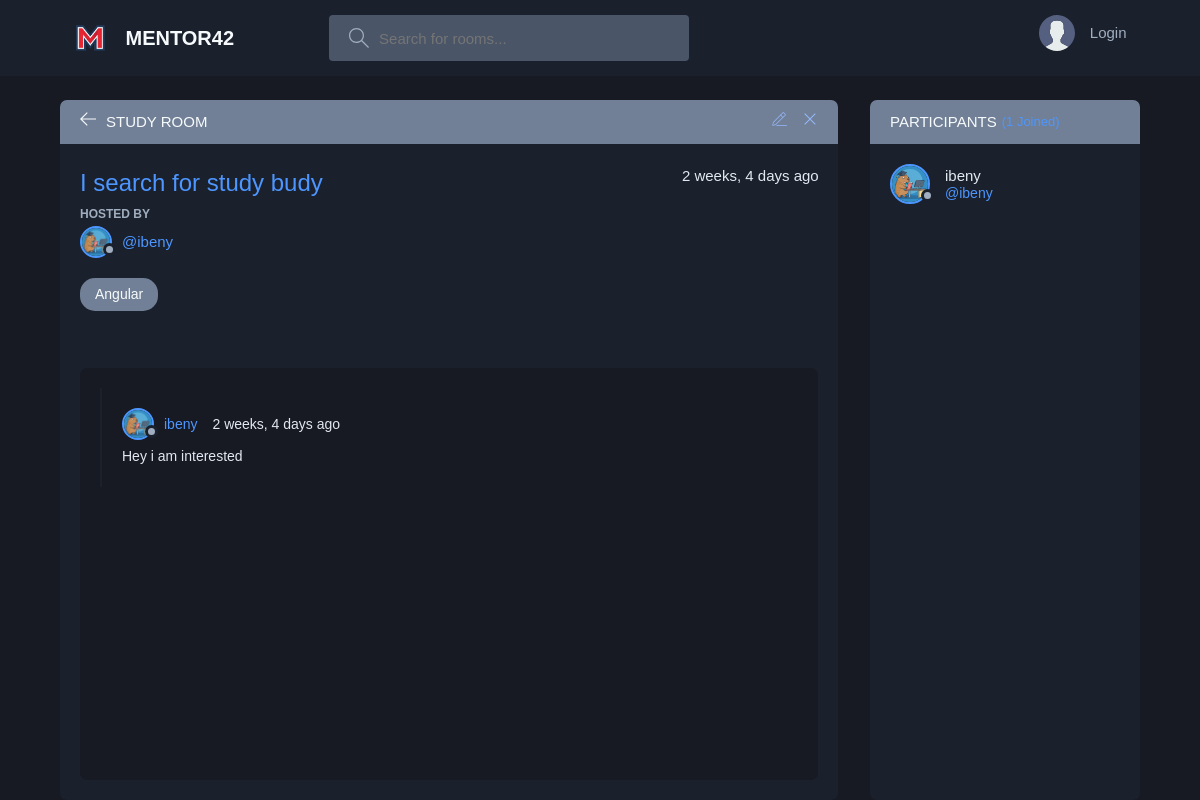
The page /room/23/ on the database its author committed.
### base/models.py (models this page shows, shortened)
class Room(models.Model):
    host = models.ForeignKey(User, on_delete=models.SET_NULL, null=True)
    topic = models.ForeignKey(Topic, on_delete=models.SET_NULL, null=True)
    name = models.CharField(max_length=100)
    description = models.TextField(null=True, blank=True)
    participants = models.ManyToManyField(User, related_name='participants', blank=True)
    updated = models.DateTimeField(auto_now=True)
    created = models.DateTimeField(auto_now_add=True)
    updatedDate = models.DateField(auto_now=True)
    class Meta:
        ordering = ['-updated', '-created']

class Topic(models.Model):
    name = models.CharField(max_length=100)
    def __str__(self):
        return self.name

class Message(models.Model):
    user = models.ForeignKey(User, on_delete=models.CASCADE)
    room = models.ForeignKey(Room, on_delete=models.CASCADE)
    body = models.TextField()
    updated = models.DateTimeField(auto_now=True)
    created = models.DateTimeField(auto_now_add=True)
    class Meta:
        ordering = ['-updated', '-created']

### base/views.py (the view, shortened to what this page needs)
# urls.py: path('room/<str:pk>/', views.room, name='room'),
def room(request, pk):
    room = Room.objects.get(id=pk)
    room_messages = room.message_set.all()
    participants = room.participants.all()
    context = {'room': room, 'room_messages': room_messages,
               'participants': participants}
    return render(request, 'base/room.html', context)

### base/templates/base/room.html (shortened to what this page needs)
{% extends 'main.html' %}
{% load static %}
{% block content %}
    <main class="profile-page layout layout--2">
        <div class="container">
            <div class="room">
                <div class="room__top">
                    <div class="room__topLeft">
                        <a href="{% url 'home' %}">
                            <svg version="1.1" xmlns="http://www.w3.org/2000/svg" width="32" height="32"
                                 viewBox="0 0 32 32">
                                <title>arrow-left</title>
                                <path
                                        d="M13.723 2.286l-13.723 13.714 13.719 13.714 1.616-1.611-10.96-10.96h27.625v-2.286h-27.625l10.965-10.965-1.616-1.607z"
                                ></path>
                            </svg>
                        </a>
                        <h3>Study Room</h3>
                    </div>
                    <div class="room__topRight">
                        <a href="{% url 'update-room' room.id %}">
                        </a>
                        <a href="{% url 'delete-room' room.id %}">
                            <svg version="1.1" xmlns="http://www.w3.org/2000/svg" width="32" height="32"
                                 viewBox="0 0 32 32">
                                <title>remove</title>
                                <path
                                        d="M27.314 6.019l-1.333-1.333-9.98 9.981-9.981-9.981-1.333 1.333 9.981 9.981-9.981 9.98 1.333 1.333 9.981-9.98 9.98 9.98 1.333-1.333-9.98-9.98 9.98-9.981z"
                                ></path>
                            </svg>
                        </a>
                    </div>
                </div>
                <div class="room__box scroll">
                    <div class="room__header scroll">
                        <div class="room__info">
                            <h3>{{ room.name }}</h3>
                            <span>{{ room.created|timesince }} ago</span>
                        </div>
                        <div class="room__hosted">
                            <p>Hosted By</p>
                            <a href="{% url 'user-profile' room.host_id %}" class="room__author">
                                <div class="avatar avatar--small">
                                    <img src="{% static 'images/profile_teacher_img.png' %}"/>
                                </div>
                                <span>@{{ room.host.username }}</span>
                            </a>
                        </div>
                        <span class="room__topics">{{ room.topic }}</span>
                    </div>
                    <div class="room__conversation">
                        <div class="threads scroll">
                            {% for message in room_messages %}
                                <div class="thread">
                                    <div class="thread__top">
                                        <div class="thread__author">
                                            <a href="{% url 'user-profile' message.user.id %}"
                                               class="thread__authorInfo">
                                                <div class="avatar avatar--small">
                                                    <img src="{% static 'images/profile_teacher_img.png' %}"/>
                                                </div>
                                                <span>{{ message.user.username }}</span>
                                            </a>
                                            <span class="thread__date">{{ message.created|timesince }} ago</span>
                                        </div>
                                    </div>
                                    <div class="thread__details">
                                        {{ message.body }}
                                    </div>
                                </div>
                            {% endfor %}
                        </div>
                    </div>
                </div>
            </div>
            <div class="participants">
                <h3 class="participants__top">Participants <span>({{ participants.count }} Joined)</span></h3>
                <div class="participants__list scroll">
                    {% for user in participants %}
                        <a href="{% url 'user-profile' user.id %}" class="participant">
                            <div class="avatar avatar--medium">
                                <img src="{% static 'images/profile_teacher_img.png' %}"/>
                            </div>
                            <p>
                                {{ user.username }}
                                <span>@{{ user.username }}</span>
                            </p>
                        </a>
                    {% endfor %}
                </div>
            </div>
        </div>
    </main>
{% endblock content %}

### rows shown on the page
Room: name "I search for study budy", created "2 weeks, 4 days", host.username "ibeny", topic "Angular"
Message: user.username "ibeny", created "2 weeks, 4 days", body "Hey i am interested"

### other values the page prints
{{ user.username }} "ibeny"
